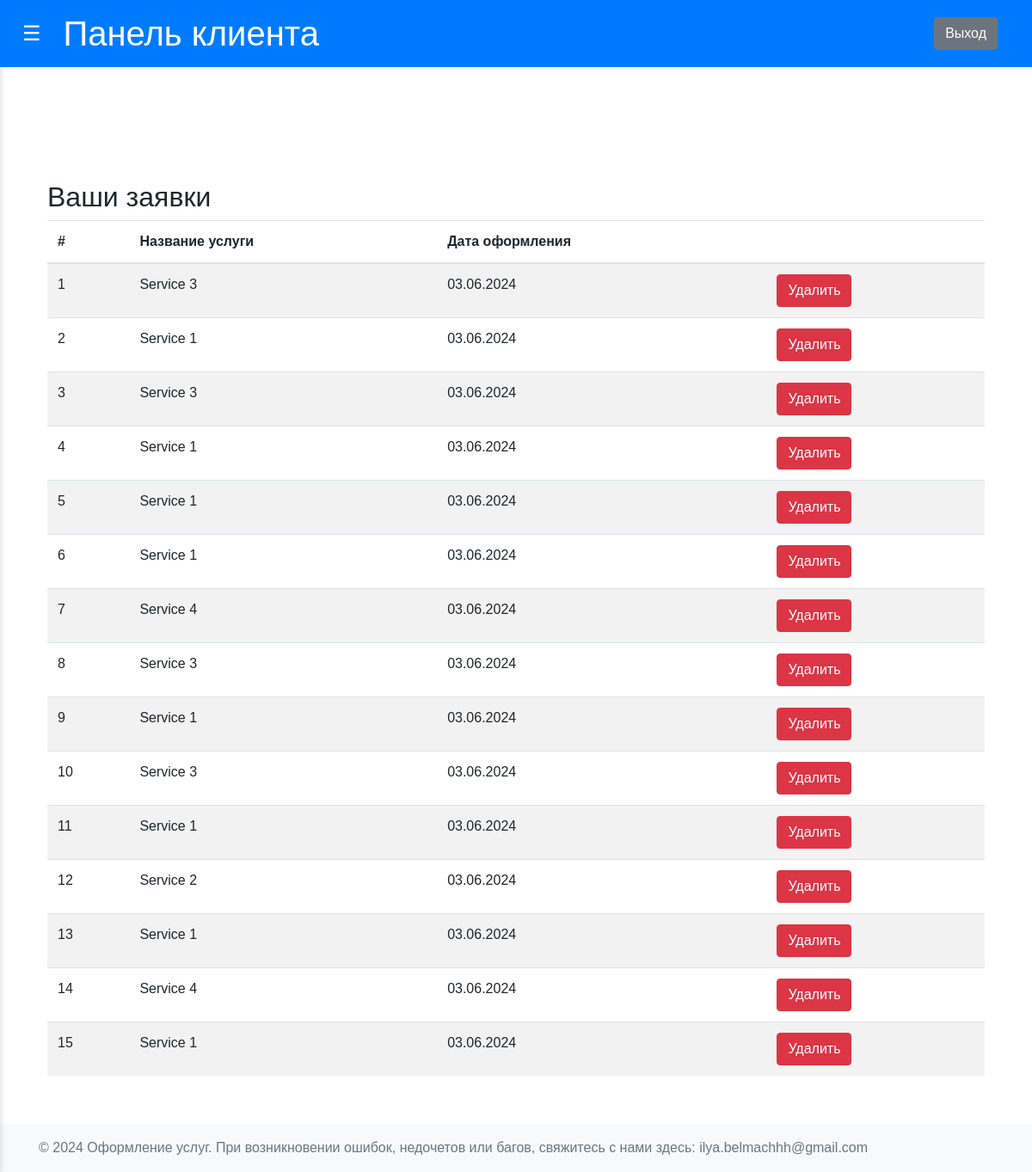
The page /view_client_requests (signed in) on the database as committed earlier.
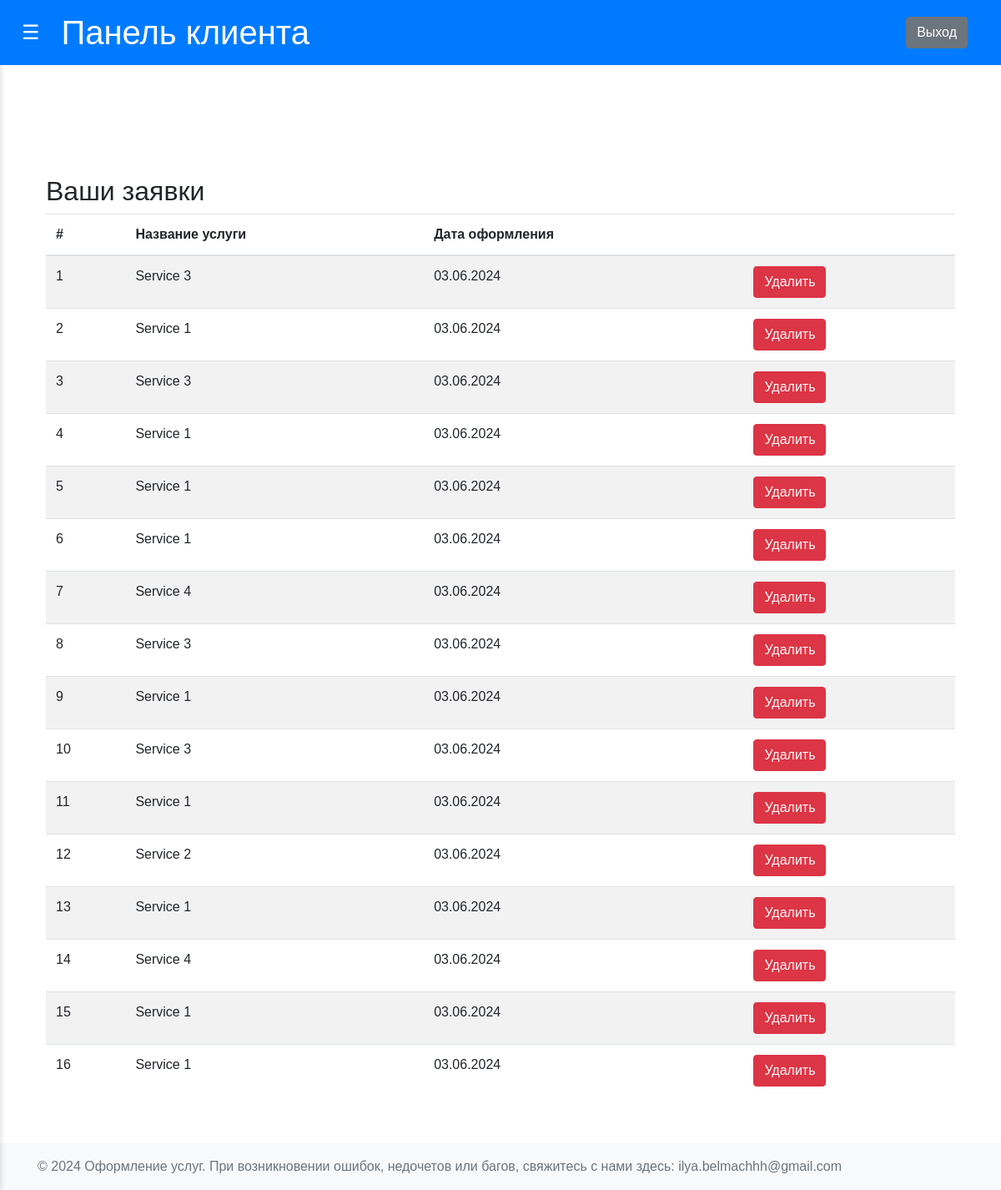
The same page on the database as committed later.
### app/models.py (models this page shows, shortened)
class OrderRequest(db.Model):
    __tablename__ = 'OrderRequest'
    id = db.Column(db.Integer, primary_key=True)
    client_id = db.Column(db.Integer, db.ForeignKey('Clients.id'), nullable=False)
    service_id = db.Column(db.Integer, db.ForeignKey('Services.id'))
    order_date = db.Column(db.Date, nullable=False)
    client = db.relationship('Clients', backref=db.backref('OrderRequest', lazy=True))
    service = db.relationship('Services', backref=db.backref('OrderRequest', lazy=True))

class Services(db.Model):
    __tablename__ = 'Services'
    id = db.Column(db.Integer, primary_key=True)
    service_name = db.Column(db.String(150), nullable=False)
    cost = db.Column(db.Float, nullable=False)

### app/clients/routs.py (the view)
@clients.route('/view_client_requests')
def view_client_requests():
    if session.get('role') != 'client':
        return redirect(url_for('users.login'))
    client_id = session.get('user_id')
    orders = OrderRequest.query.filter_by(client_id=client_id).all()
    return render_template('client/view_requests.html', orders=orders)

### app/__init__.py (called while the page is built)
def create_app(config=Config):
    app = Flask(__name__)
    app.config.from_object(config)
    app.jinja_env.filters['zip'] = zip
    @app.template_filter()
    def kravchuk_date_format(date_value: date):
        if date_value:
            return date_value.strftime("%d.%m.%Y")
        return date_value
    db.init_app(app)
    from app.users.routes import users
    from app.clients.routs import clients
    from app.employees.routs import employees
    from app.admin.routs import admin
    app.register_blueprint(users)
    app.register_blueprint(clients)
    app.register_blueprint(employees)
    app.register_blueprint(admin)
    return app

### app/templates/client/view_requests.html (shortened to what this page needs)
{% extends "client/dashboard_client_base.html" %}
{% block content %}
<div class="container mt-4">
    <h2>Ваши заявки</h2>
    <table class="table table-striped">
        <thead>
            <tr>
                <th>#</th>
                <th>Название услуги</th>
                <th>Дата оформления</th>
                <th></th>
            </tr>
        </thead>
        <tbody>
            {% for order in orders %}
            <tr>
                <td>{{ loop.index }}</td>
                <td>{{ order.service.service_name }}</td>
                <td>{{ order.order_date|kravchuk_date_format }}</td>
                <td>
                    <form action="{{ url_for('clients.delete_request', request_id=order.id) }}" method="post">
                        <button type="submit" class="btn btn-danger">Удалить</button>
                    </form>
                </td>
            </tr>
            {% endfor %}
        </tbody>
    </table>
</div>
{% endblock %}

Rows that differ between the two databases and show on the page:
added OrderRequest: service.service_name "Service 1", order_date|kravchuk_date_format "03.06.2024"
